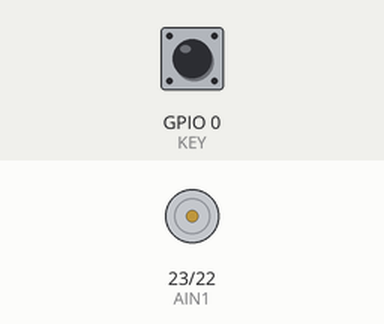
This program was run on a simulated ESP32. On the bench: motor-driver pin pairs drawn as motors (green arrow = first pin HIGH = forward, orange = second pin HIGH = backward, longer = more drive). The test bench sets the inputs (shaded band); at power-on: GPIO 0 (KEY) HIGH.

Above: at 1.2 s.
1.3 s: GPIO 0 (KEY) pulled LOW for 0.15 s
At 2.7 s:
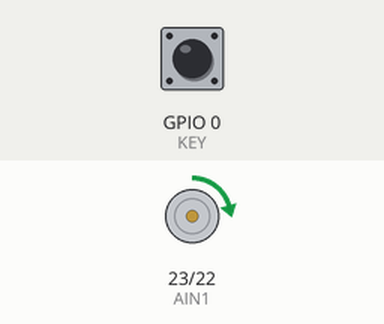
3.0 s: GPIO 0 (KEY) pulled LOW for 1 s
At 5.2 s:
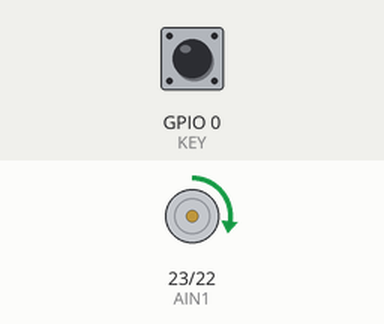
5.5 s: GPIO 0 (KEY) pulled LOW for 0.15 s
At 5.62 s:
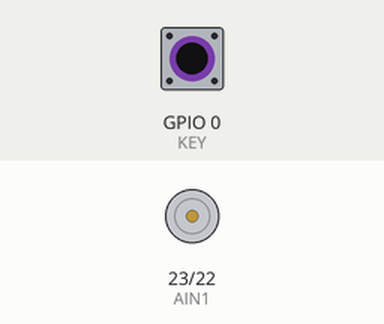
7.2 s: GPIO 0 (KEY) pulsed LOW 5 times (0.12 s each, 0.3 s apart)
At 7.46 s:
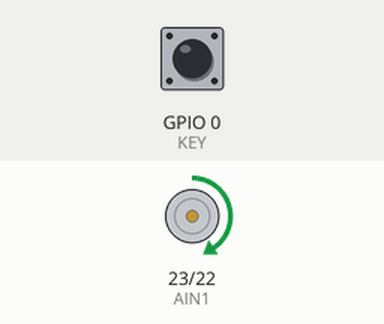
Timing chart, 0 to 11.2 s (numbered marks = the images above; inputs shaded):
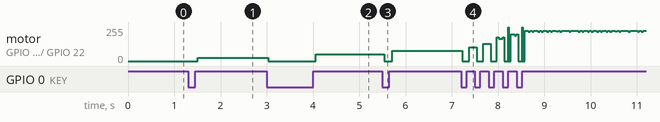

The program:

main.cpp
```cpp
// (licence header left out)
#include <Arduino.h>

#define AIN1 23  // 电机驱动模块AIN1引脚
#define AIN2 22  // 电机驱动模块AIN2引脚
#define KEY 0    // 按键引脚
#define CYCLE 10 // 定义PWM信号的周期长度，单位为ms

float duty = 0.0; // 定义占空比变量，并初始化为0.0

void setup()
{
  Serial.begin(115200);   // 初始化串口通信
  pinMode(KEY, INPUT);    // 设置按键引脚为输入模式
  pinMode(AIN1, OUTPUT);  // 设置AIN1引脚为输出模式
  pinMode(AIN2, OUTPUT);  // 设置AIN2引脚为输出模式
  digitalWrite(AIN2, LOW);// 设置AIN2引脚为低电平，控制电机转向
}

void loop()
{
  // 检测按键是否按下
  if (digitalRead(KEY) == LOW)
  {
    delay(50); // 延迟50ms，以防止误触
    // 确认按键已经按下
    if (digitalRead(KEY) == LOW)
    {
      // 等待按键松开，避免连续按下
      while (digitalRead(0) == LOW)
        ;
      // 每次增加0.1的占空比，当占空比达到1.0时，重新从0开始计数
      duty = duty + 0.1;
      if (duty > 1.0)
        duty = 0;
    }
  }

  // 输出PWM信号控制电机转速
  digitalWrite(AIN1, HIGH);     // 将AIN1引脚设置为高电平
  delay(CYCLE * duty);           // 延迟一段时间，时间长度由占空比决定
  digitalWrite(AIN1, LOW);      // 将AIN1引脚设置为低电平
  delay(CYCLE * (1 - duty));     // 延迟一段时间，时间长度由占空比决定
}
```

Measured:
- after the input at 1.3 s, motor on GPIO 23 (AIN1) / GPIO 22 (AIN2): stopped → forward 26/255 after 0.21 s
- after the input at 3.0 s, motor on GPIO 23 (AIN1) / GPIO 22 (AIN2): forward 26/255 → stopped at once, → forward 51/255 1.0 s later
- after the input at 5.5 s, motor on GPIO 23 (AIN1) / GPIO 22 (AIN2): forward 51/255 → stopped at once, → forward 77/255 0.17 s later
